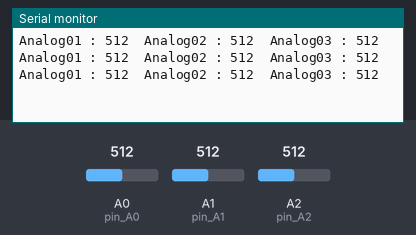
Bench run of a sketch on a simulated Arduino Uno, built with avr-gcc and run on an emulated ATmega328P. On the bench: the last lines printed to the serial monitor. The inputs (shaded band) are chosen by the test bench; at power-on: A0 (pin_A0) = 512, A1 (pin_A1) = 512, A2 (pin_A2) = 512.

Above: at 1.3 s.
1.4 s: A0 (pin_A0) set to 716
At 1.8 s:
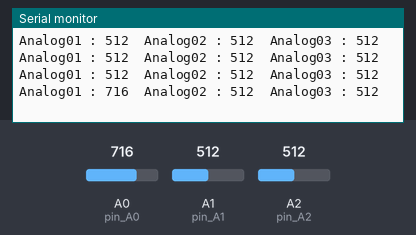
2.9 s: A1 (pin_A1) set to 716
At 3.4 s:
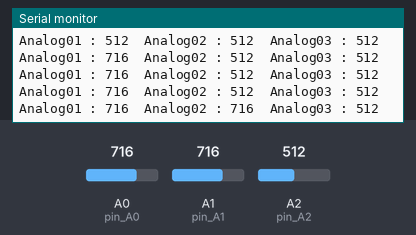
4.4 s: A2 (pin_A2) set to 716
At 4.9 s:
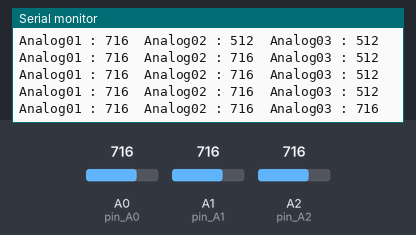
5.9 s: A0 (pin_A0) set to 900
At 6.4 s:
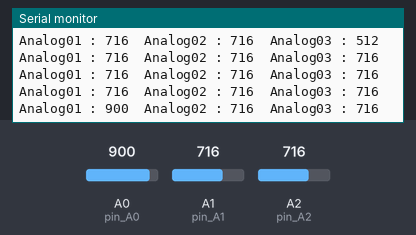
7.4 s: A1 (pin_A1) set to 900
At 7.9 s:
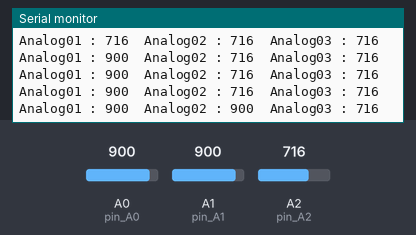
8.9 s: A2 (pin_A2) set to 900
At 9.4 s:
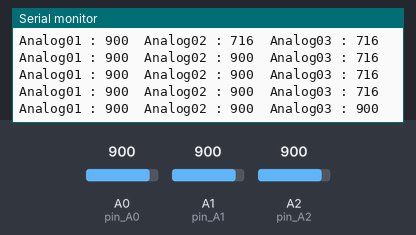
Timing chart, 0 to 11.4 s (numbered marks = the images above; inputs shaded):
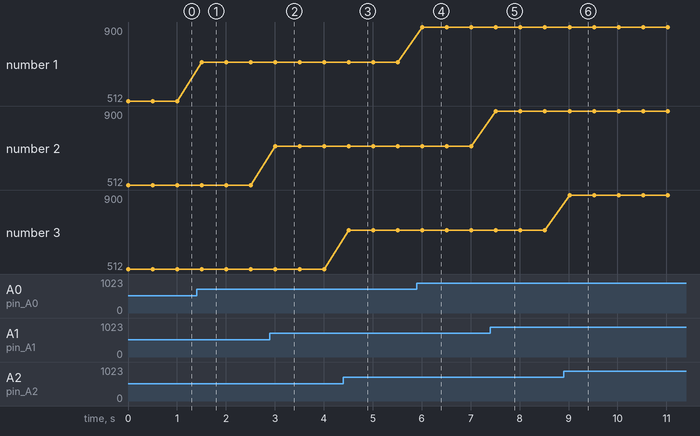

Measured:
- after the input at 1.4 s, the serial monitor: prints a new line after 0.10 s (image 1)
- after the input at 2.9 s, the serial monitor: prints a new line after 0.11 s (image 2)
- after the input at 4.4 s, the serial monitor: prints a new line after 0.11 s (image 3)
- after the input at 5.9 s, the serial monitor: prints a new line after 0.11 s (image 4)
- after the input at 7.4 s, the serial monitor: prints a new line after 0.12 s (image 5)
- after the input at 8.9 s, the serial monitor: prints a new line after 0.12 s (image 6)
- plotted number 1: 512 → 716 after the input at 1.4 s, 716 → 900 after the input at 5.9 s

The sketch:

19_Infrared_tracking.ino
```cpp
int pin_D0 = 8;
int pin_A0 = A0;
int pin_A1 = A1;
int pin_A2 = A2;
void setup() {
  Serial.begin(9600);
}

void loop() {
  //int res = digitalRead(pin_D0);
  int val = analogRead(pin_A0);
  int va2 = analogRead(pin_A1);
  int va3 = analogRead(pin_A2);

  //Serial.print("Digital : ");
  //Serial.print(res);
  Serial.print("Analog01 : ");
  Serial.print(val);
  Serial.print("  Analog02 : ");
  Serial.print(va2);
  Serial.print("  Analog03 : ");
  Serial.println(va3);
  delay(500);
}
```
